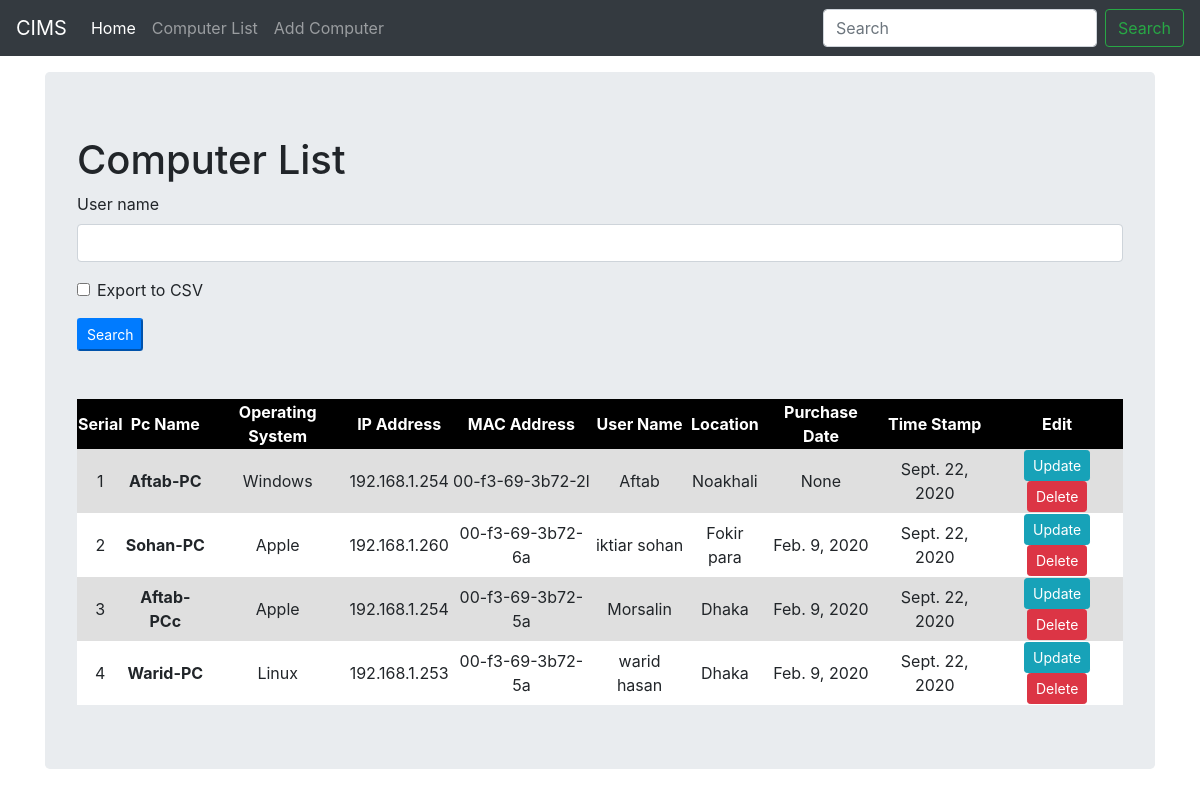
/computer_list/, run on the app's committed database.
### djangoapp/models.py (models this page shows, shortened)
class Computer(models.Model):
    computer_name = models.CharField(max_length=30, blank = True)
    operating_system = models.ForeignKey(Operating_system,max_length = 30, blank = True, null = True, on_delete = models.SET_NULL)
    IP_address = models.CharField(max_length=30)
    MAC_address = models.CharField(max_length=30)
    user_name = models.CharField(max_length=30, blank = True)
    location = models.CharField(max_length=30)
    purchase_date = models.DateField("Purchase Date (mm/dd/yyyy)",auto_now_add = False, auto_now = False, blank=True, null = True)
    timestamp = models.DateField(default=timezone.now, blank = True)
    export_to_CSV = models.BooleanField(default=False)

class Operating_system(models.Model):
    operating_system = models.CharField(max_length=30, blank=True)
    def __str__(self):
        return self.operating_system

### djangoapp/views.py (the view, shortened to what this page needs)
# urls.py: path('computer_list/', views.computer_list, name ='computer_list'),
def computer_list(request):
    title = 'Computer List'
    quearyset = Computer.objects.all()
    form = ComputerSearchForm(request.POST)
    context = {
        'title':title,
        'quearyset':quearyset,
        'form':form
            }
    return render(request, 'task/computer_list.html', context)

### djangoapp/forms.py
class ComputerSearchForm(forms.ModelForm):
    class Meta:
        model = Computer
        fields = ['user_name','export_to_CSV']

### djangoapp/templates/task/computer_list.html (shortened to what this page needs)
{% load static %}
{% load crispy_forms_tags %}
<!doctype html>
<html lang="en">
  <head>
<link href="{% static 'css/bootstrap.min.css' %}" rel="stylesheet">
    <link href="{% static 'css/navbar-top-fixed.css' %}" rel="stylesheet">
    <link href="{% static 'css/stylesheet.css' %}" rel="stylesheet">
  </head>
  <body>
    {% include 'task/navbar.html' %}
<main role="main" class="container">
  <div class="jumbotron">
    <h1>{{title}}</h1>
    <form method="POST" action="">
      {{form|crispy}}
      <input class="brn btn-sm btn-primary" type="submit" value="Search">
    </form>
<br>
<br>
    <div>
        <div>
            <table id="t01" style="width:100%" >
                <tr">
                    <th>Serial</th>
                    <th>Pc Name</th>
                    <th>Operating System</th>
                    <th>IP Address</th>
                    <th>MAC Address</th>
                    <th>User Name</th>
                    <th>Location</th>
                    <th>Purchase Date</th>
                    <th>Time Stamp</th>
                    <th>Edit</th>
                {% for instance in quearyset %}
                <tr>
                    <td>{{ forloop.counter }}</td>
                    <td><strong>{{ instance.computer_name }}</strong></td>
                    <td>{{ instance.operating_system }}</td>
                    <td>{{ instance.IP_address }}</td>
                    <td>{{ instance.MAC_address }}</td>
                    <td>{{ instance.user_name }}</td>
                    <td>{{ instance.location }}</td>
                    <td>{{ instance.purchase_date }}</td>
                    <td>{{ instance.timestamp }}</td>
                    <td id="03" >
                      <a class="btn btn-sm btn-info" href="{% url 'computer_edit' instance.id %}">Update</a>
                      <a class="btn btn-sm btn-danger" href="{% url 'delete' instance.id %}">Delete</a>
                    </td>
                </tr>
                {% endfor %}
            </table>
        </div>
    </div>
  </div>
</main>
      </body>
</html>

### djangoapp/templates/task/navbar.html (shortened to what this page needs)
    <nav class="navbar navbar-expand-md navbar-dark fixed-top bg-dark">
        <a class="navbar-brand" href="#">CIMS</a>
        <div class="collapse navbar-collapse" id="navbarCollapse">
          <ul class="navbar-nav mr-auto">
            <li class="nav-item active">
              <a class="nav-link" href="/home">Home <span class="sr-only">(current)</span></a>
            </li>
            <li class="nav-item">
              <a class="nav-link" href="/computer_list">Computer List</a>
            </li>
            <li class="nav-item">
              <a class="nav-link" href="/computer_entry" tabindex="-1" aria-disabled="true">Add Computer</a>
            </li>
          </ul>
          <form class="form-inline mt-2 mt-md-0">
            <input class="form-control mr-sm-2" type="text" placeholder="Search" aria-label="Search">
            <button class="btn btn-outline-success my-2 my-sm-0" type="submit">Search</button>
          </form>
        </div>
      </nav>

### djangoapp/static/css/navbar-top-fixed.css (style rules this page uses)
body { min-height: 75rem; padding-top: 4.5rem; }

### djangoapp/static/css/stylesheet.css (style rules this page uses)
body { background-color: rgb(255, 255, 255) }

### djangoapp/templates/task/computer_list.html (style rules this page uses)
table, th, td { border-collapse: collapse; }
table { display: table; background-color: #b8b8b8; padding: 15px; text-align: center; }
#t01 tr:nth-child(even) { background-color: rgb(223, 223, 223); }
#t01 tr:nth-child(odd) { background-color: #fff; }
#t01 th { background-color: rgb(0, 0, 0); color: white; }

### data on the page
Computer: computer_name "Aftab-PC", operating_system "Windows", IP_address "192.168.1.254", MAC_address "00-f3-69-3b72-2l", user_name "Aftab", location "Noakhali", purchase_date "None", timestamp "Sept. 22, 2020"
Computer: computer_name "Sohan-PC", operating_system "Apple", IP_address "192.168.1.260", MAC_address "00-f3-69-3b72-6a", user_name "iktiar sohan", location "Fokir para", purchase_date "Feb. 9, 2020", timestamp "Sept. 22, 2020"
Computer: computer_name "Aftab-PCc", operating_system "Apple", IP_address "192.168.1.254", MAC_address "00-f3-69-3b72-5a", user_name "Morsalin", location "Dhaka", purchase_date "Feb. 9, 2020", timestamp "Sept. 22, 2020"
Computer: computer_name "Warid-PC", operating_system "Linux", IP_address "192.168.1.253", MAC_address "00-f3-69-3b72-5a", user_name "warid hasan", location "Dhaka", purchase_date "Feb. 9, 2020", timestamp "Sept. 22, 2020"

### other printed values
{{ title }} "Computer List"
